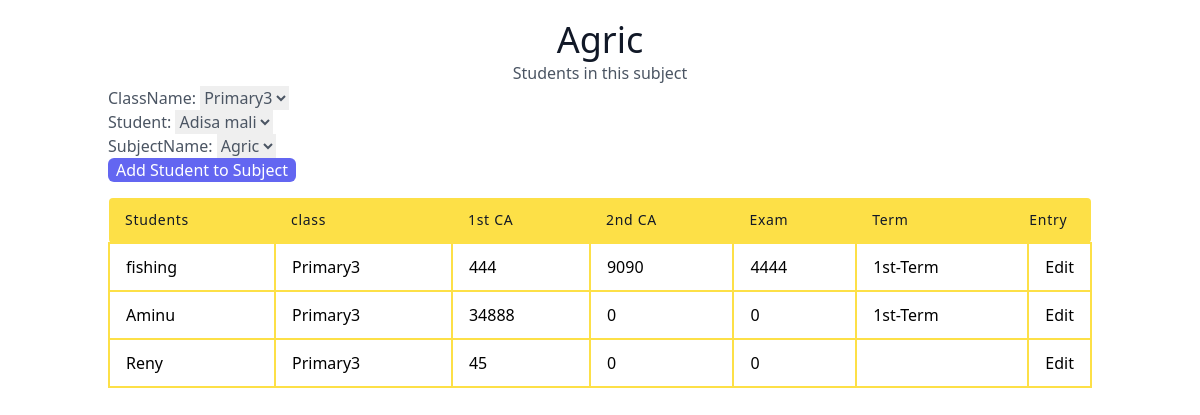
The app's page /subjectDetails/27/, older data.
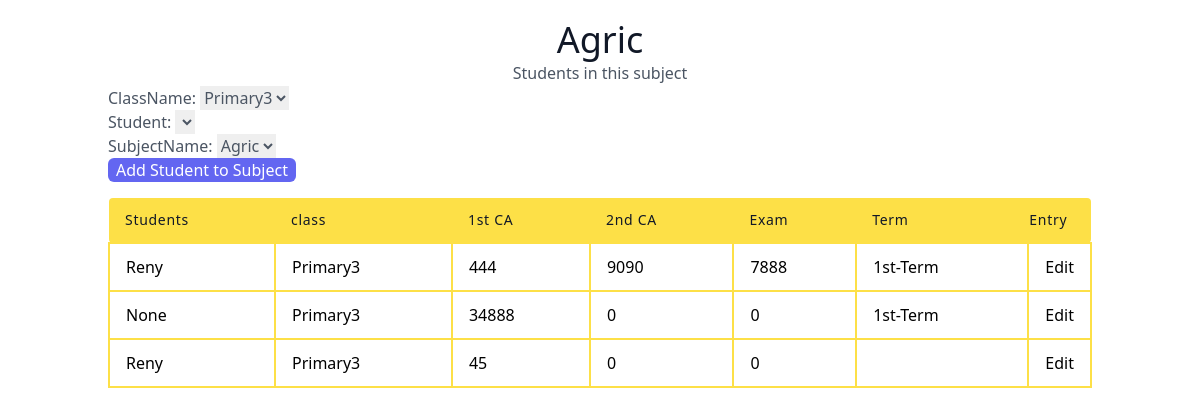
The same page, newer data.
### result/models.py (models this page shows, shortened)
class assessment(models.Model):
    className = models.ForeignKey(all_class, on_delete=models.SET_NULL, null=True)
    student = models.ForeignKey(students, on_delete=models.SET_NULL, null=True)
    subjectName = models.ForeignKey(allsubject, on_delete=models.SET_NULL, null=True)
    firstCa = models.IntegerField(default=0)
    secondCa = models.IntegerField(default=0)
    exam = models.IntegerField(default=0)
    section = models.CharField(max_length=100, choices=section_choices)
    term = models.CharField(max_length=100 , choices=term_choices)
    session = models.CharField(max_length=1000)
    date = models.DateTimeField(auto_now_add=True)
    class Meta:
        ordering = ['className']

class students(models.Model):
    user = models.ForeignKey(User, on_delete=models.SET_NULL, null=True)
    className = models.ForeignKey(all_class, related_name = 'studentclass', on_delete=models.SET_NULL, null=True)
    fullname = models.CharField(max_length=100)
    date = models.DateTimeField(auto_now_add=True)
    def __str__(self):
        return self.fullname
    class Meta:
        ordering = ['fullname']

class all_class(models.Model):
    user = models.ForeignKey(User, on_delete=models.SET_NULL, null=True)
    className = models.CharField(max_length=100 , unique=True)
    section = models.ForeignKey(section, on_delete=models.SET_NULL, null=True)
    complete = models.BooleanField(default=False)
    date = models.DateTimeField(auto_now_add=True)
    def __str__(self):
        return self.className
    class Meta:
        ordering = ['className']

### result/views.py (the view, shortened to what this page needs)
# urls.py: path('subjectDetails/<int:pk>/', subjectDetails.as_view(), name='subjectDetails'),
class subjectDetails(CreateView):
    model = assessment
    template_name = 'result/subjectDetails.html'
    def get(self, request,pk, *args, **kwargs):
        singleSubject = allsubject.objects.get(id=pk)
        assessment_query = assessment.objects.filter(subjectName=singleSubject.id)
        students_query = students.objects.filter(className=singleSubject.className.id).exclude(id__in=assessment_query.values('student_id'))
        Form = SubjectstudentForm()
        Form.fields['subjectName'].choices = [(singleSubject.id, singleSubject.subjectName)]
        Form.fields['className'].choices = [(singleSubject.className.id, singleSubject.className.className)]
        Form.fields['student'].choices = [(student.id, student.fullname) for student in students_query]
        return render(request, 'result/subjectDetails.html',{'subject': singleSubject,
                                                            'Form': Form,
                                                            'assessment': assessment_query,
                                                             })

### result/forms.py
class SubjectstudentForm(forms.ModelForm):
    class Meta:
        model = assessment
        fields = ['className','student','subjectName']

### result/templates/result/subjectDetails.html (shortened to what this page needs)
<script src="https://cdn.tailwindcss.com"></script>
<link rel="stylesheet" href="https://cdn.tailgrids.com/tailgrids-fallback.css" />
<section class="text-gray-600 body-font">
   <div class="container px-5 py-5 mx-auto">
     <div class="flex flex-col text-center w-full">
       <h1 class="sm:text-4xl text-3xl font-medium title-font text-gray-900"> {{subject.subjectName}} </h1>
       <p class="lg:w-2/3 mx-auto leading-relaxed text-base">Students in this subject</p>
     </div>
      <form action="" method="POST">
        {{ Form.as_p }}
        <div class="mb-2">
          <button
            type="submit"
            class="px-2 text-white bg-indigo-500 rounded-md  focus:bg-indigo-600 focus:outline-none">
            Add Student to Subject
          </button>
        </div>
      </form>
     <div >
       <table class="table-auto w-full text-left whitespace-no-wrap">
         <thead>
           <tr  >
             <th class="px-4 py-3 title-font tracking-wider font-medium text-gray-900 text-sm bg-yellow-300 rounded-tl rounded-bl">Students</th>
             <th class="px-4 py-3 title-font tracking-wider font-medium text-gray-900 text-sm bg-yellow-300">class</th>
             <th class="px-4 py-3 title-font tracking-wider font-medium text-gray-900 text-sm bg-yellow-300">1st CA</th>
             <th class="px-4 py-3 title-font tracking-wider font-medium text-gray-900 text-sm bg-yellow-300">2nd CA</th>
             <th class="px-4 py-3 title-font tracking-wider font-medium text-gray-900 text-sm bg-yellow-300">Exam</th>
             <th class="px-4 py-3 title-font tracking-wider font-medium text-gray-900 text-sm bg-yellow-300">Term</th>
             <th class="w-10 title-font tracking-wider font-medium text-gray-900 text-sm bg-yellow-300 rounded-tr rounded-br">Entry</th>
           </tr>
         </thead>
         <tbody>
           {% for StudentAssessment in assessment %}
           <tr>
             <td class="px-4 py-3 border-2 border-yellow-300"> {{ StudentAssessment.student }} </td>
             <td class="px-4 py-3 border-2 border-yellow-300"> {{ StudentAssessment.className }} </td>
             <td class="px-4 py-3 border-2 border-yellow-300"> {{ StudentAssessment.firstCa }} </td>
             <td class="px-4 py-3 border-2 border-yellow-300">{{ StudentAssessment.secondCa }}  </td>
             <td class="px-4 py-3 border-2 border-yellow-300"> {{ StudentAssessment.exam }} </td>
             <td class="px-4 py-3 border-2 border-yellow-300"> {{ StudentAssessment.term }} </td>
             <td class="px-4 py-3 border-2 border-yellow-300">
               <a href="{% url 'result:assessmentScores' StudentAssessment.id %}">
              Edit
            </a>
           </tr>
           {% endfor %}
         </tbody>
       </table>
     </div>
   </div>
  </section>

Row changes from the older to the newer data that the page shows:
changed assessment (number 1 of 3 on the later page): student "fishing" → "Reny"; exam "4444" → "7888"
changed assessment: student "Aminu" → "None"
Text that changed along with them:
form field student: "Adisa mali" → (not shown)
